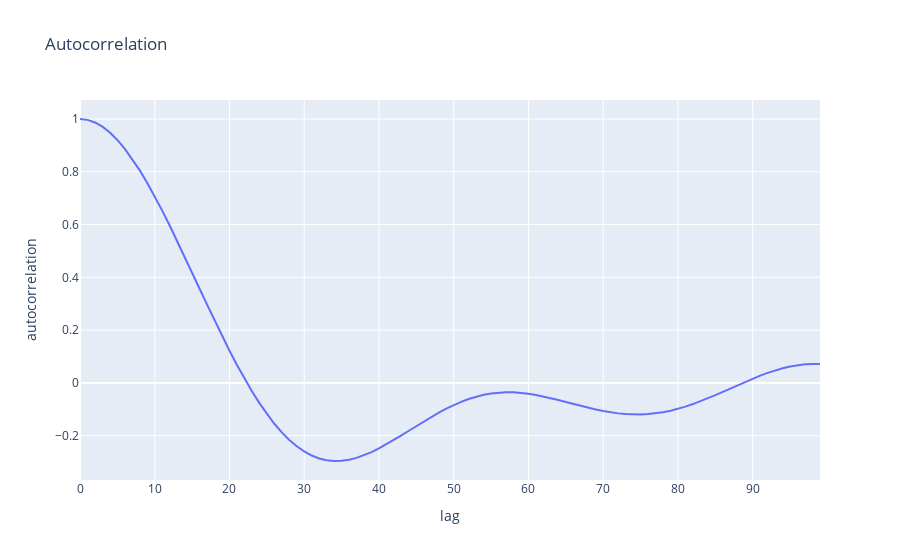

Notebook source saved alongside this figure:
### Code cell
from edmkit.util import autocorrelation

autocorr = autocorrelation(x2, 100)

layout = go.Layout(title="Autocorrelation", xaxis=dict(title="lag"), yaxis=dict(title="autocorrelation"))

data = [go.Scatter(x=np.arange(len(autocorr)), y=autocorr, mode="lines")]

fig = go.Figure(data=data, layout=layout)
fig.show()
